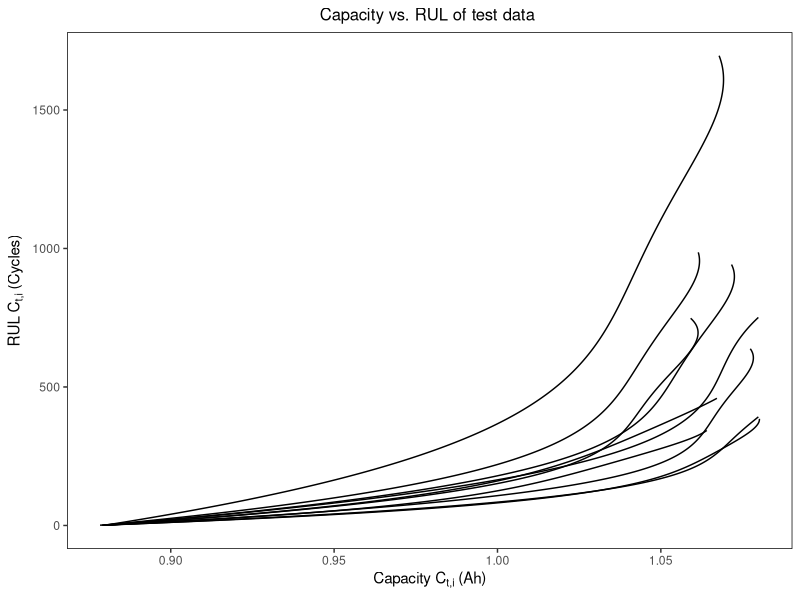
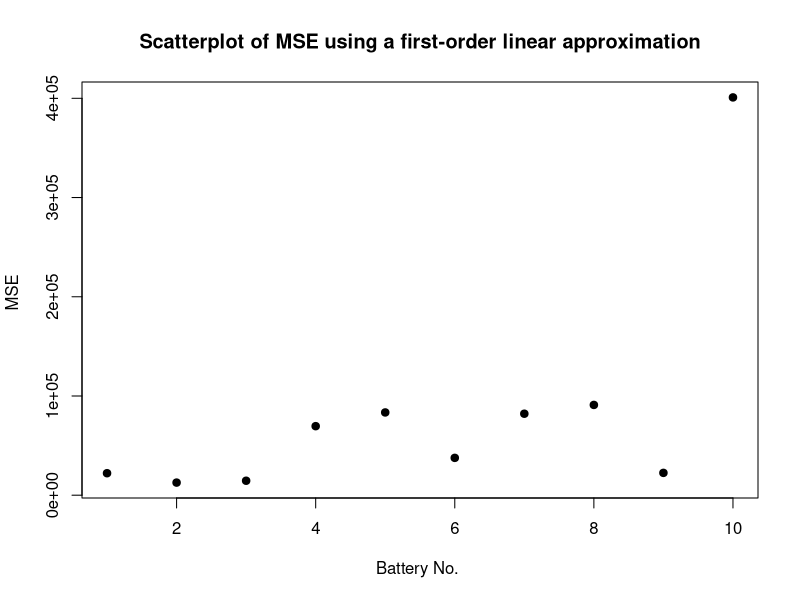
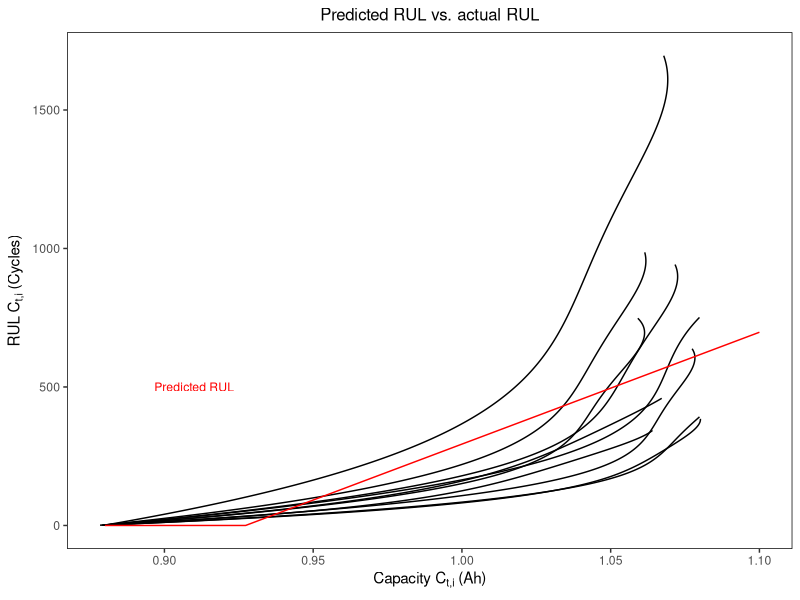

Reproduce these figures in R, in order.
library(reshape2)
library(ggplot2)


traindat = read.csv("./Data/Traindatlong.csv")
traindat$sqrtRUL = sqrt(traindat$RUL)
traindat$one_thirdRUL = (traindat$RUL)^(1/3)

testdata = read.csv("./Data/Battery_test.csv")

RULdata <- data.frame(testdata$Cycle) # initalize data
for (i in 1:(ncol(testdata)-1)){ # loop over each battery
  c = c(seq(sum(!is.na(testdata[i+1])), sum(!is.na(testdata[i+1]))-(nrow(testdata)-1), -1))
  c[c<0] = 0 # remove negative values
  RULdata[ , ncol(RULdata) + 1] <- c # Append new column
  colnames(RULdata)[ncol(RULdata)] <- paste0("NO.", i)
}

# Data formatting
RULdata_long <- melt(RULdata, id = "testdata.Cycle") # long format
testdata_long <- melt(testdata, id = "Cycle")
testdata_long$RUL <- RULdata_long$value # add RULdata to testdata
colnames(testdata_long)[2] <- "Battery" # change column names
colnames(testdata_long)[3] <- "Capacity"

# Plot RUL of test data
ggplot(data = testdata_long, aes(x = Capacity, y = RUL, group = Battery)) +
  ggtitle("Capacity vs. RUL of test data ") + 
  xlab(bquote("Capacity" ~ C["t,i"] ~ "(Ah)")) +
  ylab(bquote("RUL" ~ C["t,i"] ~ "(Cycles)")) +
  #ggtitle("Figure 2: RUL (training)") +
  geom_path(size=0.5) +
  theme_bw() + 
  theme(plot.title = element_text(hjust = 0.5, size = 12), 
        panel.border = element_rect(colour = "black", fill=NA, size=0.5), 
        panel.grid.major = element_blank(),
        panel.grid.minor = element_blank(), 
        axis.line = element_blank())

# Capacity sequence
predict = data.frame(Capacity = seq(0.88, 1.1, by = (1.1-0.88)/(nrow(testdata)-1)))

# Fit linear models
#1st ord. 
lm1 = lm(RUL~Capacity, data = traindat)  #Create a linear regression with two variables
predict$lm1 = predict(lm1, new = predict[1])
predict$lm1[predict$lm1 < 0] = 0

# Calculate MSE for each method and for each battery
MSE = data.frame(matrix(ncol = ncol(testdata)-1, nrow = 0)) # initialize MSE
colnames(MSE) <- paste0("NO.", seq(1,ncol(testdata)-1)) # change column names

for (i in 1:(ncol(RULdata)-1)){ # loop over batteries
  val = mean((RULdata[,i+1] - rev(predict$lm1))^2) # calculate MSE
  MSE[1,i] <- val # Append new value
}
MSE$total = rowMeans(MSE) # append total MSE of method

# Make scatterplot of MSE
x <- seq(1,ncol(MSE)-1)
plot(x, MSE[-ncol(MSE)], main="Scatterplot of MSE using a first-order linear approximation",
     xlab="Battery No. ", ylab="MSE ", pch=19)


ggplot() +
  xlab(bquote("Capacity" ~ C["t,i"] ~ "(Ah)")) +
  ylab(bquote("RUL" ~ C["t,i"] ~ "(Cycles)")) +
  ggtitle("Predicted RUL vs. actual RUL") +
  geom_path(data = testdata_long, aes(x = Capacity, y = RUL, group = Battery), size=0.5) +
  theme_bw() + 
  theme(plot.title = element_text(hjust = 0.5, size = 12), 
        panel.border = element_rect(colour = "black", fill=NA, size=0.5), 
        panel.grid.major = element_blank(),
        panel.grid.minor = element_blank(), 
        axis.line = element_blank()) +
  geom_line(data = predict, aes(x = Capacity, y = lm1), color = 'Red') + 
  annotate("text", x=0.91, y=500, label= "Predicted RUL", colour = "red", size = 3.1)
  
  
#1st ord. sqrt
lm1sqrt = lm(sqrtRUL~Capacity, data = traindat)

#1st ord. 1/3
lm1third = lm(one_thirdRUL~Capacity, data = traindat)

#2nd ord.
lm2 = lm(RUL~Capacity + I(Capacity^2), data = traindat) 

#2nd ord. sqrt
lm2sqrt = lm(sqrtRUL~Capacity + I(Capacity^2), data = traindat) 

#2nd ord. 1/3
lm2third = lm(one_thirdRUL~Capacity + I(Capacity^2), data = traindat) 

#3rd ord.
lm3 = lm(RUL~Capacity + I(Capacity^2) + I(Capacity^3), data = traindat) 

#3rd ord. sqrt
lm3sqrt = lm(sqrtRUL~Capacity + I(Capacity^2) + I(Capacity^3), data = traindat) 

#3rd ord. 1/3
lm3third = lm(one_thirdRUL~Capacity + I(Capacity^2) + I(Capacity^3), data = traindat) 

#4th ord.
lm4 = lm(RUL~Capacity + I(Capacity^2) + I(Capacity^3) + I(Capacity^4), data = traindat) 

#4th ord. sqrt
lm4sqrt = lm(sqrtRUL~Capacity + I(Capacity^2) + I(Capacity^3) + I(Capacity^4), data = traindat) 

#4th ord. 1/3
lm4third = lm(one_thirdRUL~Capacity + I(Capacity^2) + I(Capacity^3) + I(Capacity^4), data = traindat) 

#5th ord.
lm5 = lm(RUL~Capacity + I(Capacity^2) + I(Capacity^3) + I(Capacity^4) + I(Capacity^5), data = traindat)

#5th ord. sqrt
lm5sqrt = lm(sqrtRUL~Capacity + I(Capacity^2) + I(Capacity^3) + I(Capacity^4) + I(Capacity^5), data = traindat)

#5th ord. 1/3
lm5third = lm(one_thirdRUL~Capacity + I(Capacity^2) + I(Capacity^3) + I(Capacity^4) + I(Capacity^5), data = traindat)




